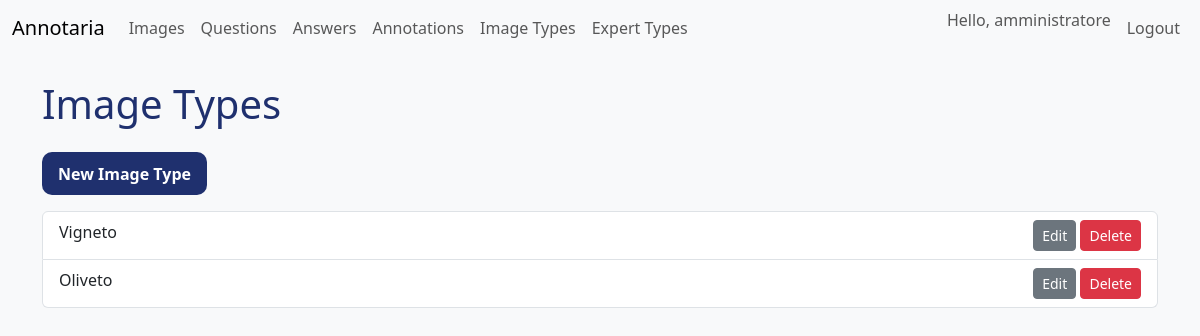
The page /ui/image-types (signed in) on the database as committed earlier.
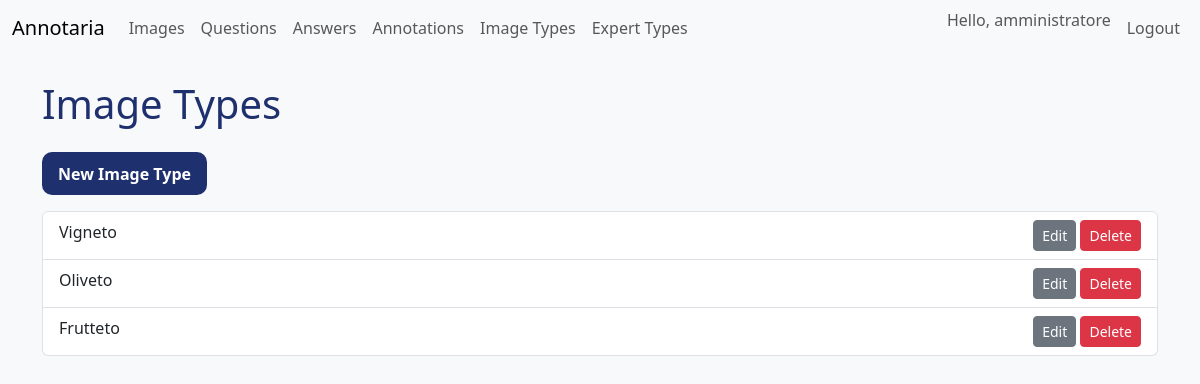
The same page on the database as committed later.
### models.py (models this page shows)
class ImageType(Base):
    __tablename__ = "image_types"
    id = Column(Integer, primary_key=True, index=True)
    name = Column(String, unique=True, nullable=False)
    images = relationship("Image", back_populates="image_type")
    questions = relationship(
        "Question", secondary=question_image_types, back_populates="image_types"
    )

### routers/ui.py (the view)
@router.get(
    "/image-types",
    response_class=HTMLResponse,
)
def list_image_types(
    request: Request,
    user: UserModel = Depends(require_admin),
    db: Session = Depends(get_db),
):
    types = db.query(ImageTypeModel).all()
    return templates.TemplateResponse(
        "image_types.html", {"request": request, "types": types, "user": user}
    )

### templates/image_types.html
{% extends "base.html" %}
{% block content %}
<h1>Image Types</h1>
<a href="/ui/image-types/create" class="btn btn-primary mb-3">New Image Type</a>
<ul class="list-group">
{% for t in types %}
<li class="list-group-item d-flex justify-content-between">
    {{ t.name }}
    <span>
        <a href="/ui/image-types/{{ t.id }}/edit" class="btn btn-sm btn-secondary">Edit</a>
        <form method="post" action="/ui/image-types/{{ t.id }}/delete" class="d-inline">
            <button type="submit" class="btn btn-sm btn-danger">Delete</button>
        </form>
    </span>
</li>
{% endfor %}
</ul>
{% endblock %}

Rows that differ between the two databases and show on the page:
added ImageType: name "Frutteto"
